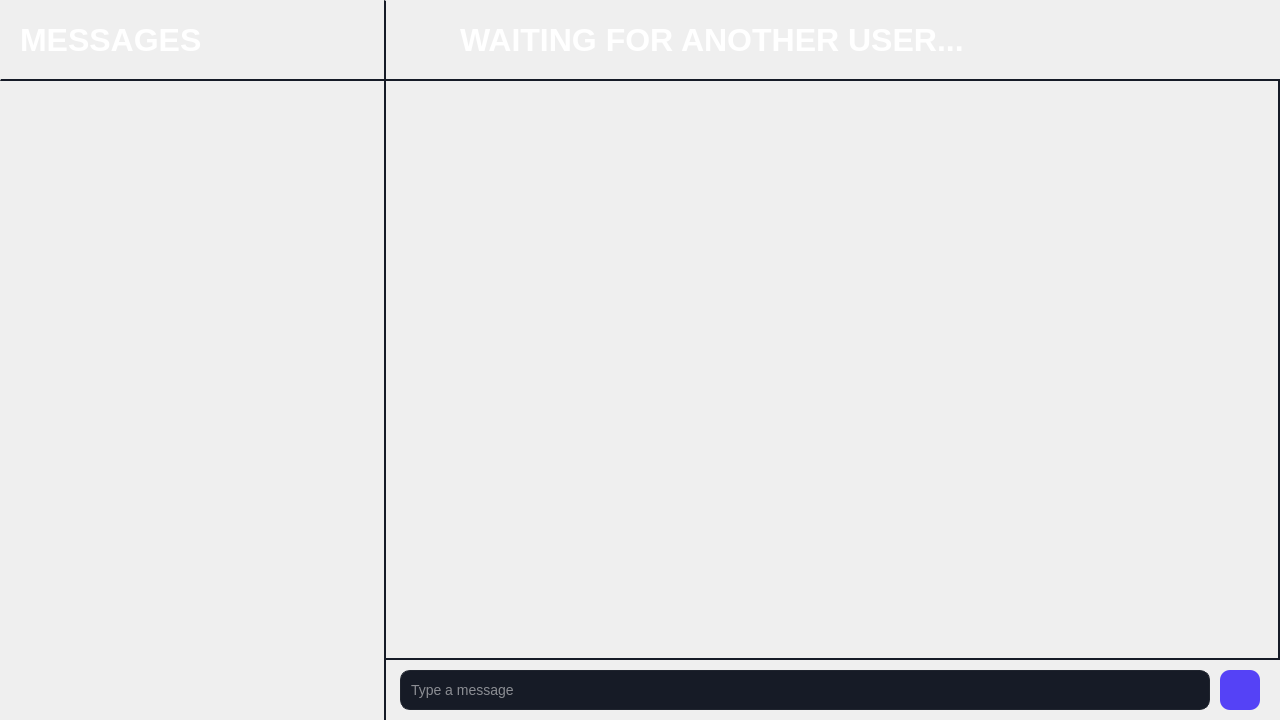
<?xml version="1.0" encoding="UTF-8"?>
<ui version="4.0">
 <class>Chat</class>
 <widget class="QWidget" name="Chat">
  <property name="geometry">
   <rect>
    <x>0</x>
    <y>0</y>
    <width>1280</width>
    <height>720</height>
   </rect>
  </property>
  <property name="sizePolicy">
   <sizepolicy hsizetype="Fixed" vsizetype="Fixed">
    <horstretch>0</horstretch>
    <verstretch>0</verstretch>
   </sizepolicy>
  </property>
  <property name="windowTitle">
   <string>Form</string>
  </property>
  <property name="styleSheet">
   <string notr="true">background-color: #0C111D;
/*background-color: white;</string>
  </property>
  <widget class="QScrollArea" name="scrollArea">
   <property name="geometry">
    <rect>
     <x>384</x>
     <y>79</y>
     <width>896</width>
     <height>581</height>
    </rect>
   </property>
   <property name="sizePolicy">
    <sizepolicy hsizetype="Preferred" vsizetype="Minimum">
     <horstretch>0</horstretch>
     <verstretch>0</verstretch>
    </sizepolicy>
   </property>
   <property name="focusPolicy">
    <enum>Qt::NoFocus</enum>
   </property>
   <property name="styleSheet">
    <string notr="true">/* ScrollArea */
QScrollArea {
    border: 2px solid #161B27;  /* Set border thickness and color */
    background-color: transparent;  /* Optional: Set background color to transparent */
}

/* Scrollbar background (track) */
QScrollBar:vertical {
    background-color: #161B27;  /* Dark background color for the scrollbar track */
    width: 8px;  /* Thinner width for the vertical scrollbar */
    margin: 0px;  /* Margin around the scrollbar */
    border: none; /* No border around the scrollbar */
}

QScrollBar:horizontal {
    background-color: #161B27;  /* Dark background color for the scrollbar track */
    height: 8px;  /* Thinner height for the horizontal scrollbar */
    margin: 0px;  /* Margin around the scrollbar */
    border: none; /* No border around the scrollbar */
}

/* Scrollbar handle (the draggable part) */
QScrollBar::handle:vertical {
    background-color: #969696;  /* Custom handle color */
    border-radius: 4px;  /* Rounded corners */
    min-height: 10px;  /* Reduce the minimum height to make the handle smaller */
    width: 6px;  /* Make the handle thinner */
}

QScrollBar::handle:horizontal {
    background-color: #969696;  /* Custom handle color */
    border-radius: 4px;  /* Rounded corners */
    min-width: 10px;  /* Reduce the minimum width to make the handle smaller */
    height: 6px;  /* Make the handle thinner */
}

/* Scrollbar handle on hover */
QScrollBar::handle:vertical:hover, QScrollBar::handle:horizontal:hover {
    background-color: #b0b0b0;  /* Slightly lighter color when hovered */
}

/* Scrollbar handle when pressed */
QScrollBar::handle:vertical:pressed, QScrollBar::handle:horizontal:pressed {
    background-color: #828282;  /* Darker color when pressed */
}

/* Top and bottom buttons (arrows) */
QScrollBar::add-line, QScrollBar::sub-line {
    background: none;  /* No arrows */
    border: none;
    width: 0px;
    height: 0px;
}
</string>
   </property>
   <property name="widgetResizable">
    <bool>true</bool>
   </property>
   <widget class="QWidget" name="scrollAreaWidgetContents">
    <property name="geometry">
     <rect>
      <x>0</x>
      <y>0</y>
      <width>892</width>
      <height>577</height>
     </rect>
    </property>
   </widget>
  </widget>
  <widget class="QLabel" name="chat_label">
   <property name="geometry">
    <rect>
     <x>460</x>
     <y>20</y>
     <width>801</width>
     <height>40</height>
    </rect>
   </property>
   <property name="styleSheet">
    <string notr="true">QLabel {
    color: white;  /* Text color */
    font-size: 32px;  /* Font size */
	font-weight: bold;  /* Make the font bold */
	background-color: transparent;  /* Transparent background */
}
</string>
   </property>
   <property name="text">
    <string>WAITING FOR ANOTHER USER...</string>
   </property>
  </widget>
  <widget class="QLabel" name="label_2">
   <property name="geometry">
    <rect>
     <x>400</x>
     <y>20</y>
     <width>40</width>
     <height>40</height>
    </rect>
   </property>
   <property name="styleSheet">
    <string notr="true">QLabel {
	image: url(:/icons/ui/icons/user_profile.png);
	background-color: transparent;
}</string>
   </property>
   <property name="text">
    <string/>
   </property>
   <property name="scaledContents">
    <bool>true</bool>
   </property>
  </widget>
  <widget class="Line" name="line">
   <property name="geometry">
    <rect>
     <x>384</x>
     <y>0</y>
     <width>20</width>
     <height>80</height>
    </rect>
   </property>
   <property name="styleSheet">
    <string notr="true">#line {
    background-color: transparent; /* Transparent background */
    border-left: 2px solid #161B27; /* Vertical line with thickness 3px and color white */
}
</string>
   </property>
   <property name="orientation">
    <enum>Qt::Vertical</enum>
   </property>
  </widget>
  <widget class="Line" name="line_2">
   <property name="geometry">
    <rect>
     <x>384</x>
     <y>659</y>
     <width>20</width>
     <height>65</height>
    </rect>
   </property>
   <property name="styleSheet">
    <string notr="true">#line_2 {
    background-color: transparent; /* Transparent background */
    border-left: 2px solid #161B27; /* Vertical line with thickness 3px and color white */
}
</string>
   </property>
   <property name="orientation">
    <enum>Qt::Vertical</enum>
   </property>
  </widget>
  <widget class="QLineEdit" name="message_input">
   <property name="geometry">
    <rect>
     <x>400</x>
     <y>670</y>
     <width>810</width>
     <height>40</height>
    </rect>
   </property>
   <property name="styleSheet">
    <string notr="true">QLineEdit {
    background-color: #161B26; /* Background color for the input box */
    border: 1px solid #1F242E; /* Border color */
    border-radius: 10px; /* Rounded corners */
    padding: 8px; /* Padding inside the input box */
    color: white; /* Text color */
    font-size: 14px; /* Font size */
}

QLineEdit:focus {
    border: 1px solid #5542F6; /* Border color when focused */
}
</string>
   </property>
   <property name="placeholderText">
    <string>Type a message</string>
   </property>
  </widget>
  <widget class="QPushButton" name="send_button">
   <property name="geometry">
    <rect>
     <x>1220</x>
     <y>670</y>
     <width>40</width>
     <height>40</height>
    </rect>
   </property>
   <property name="styleSheet">
    <string notr="true">QPushButton {
	background-color: #5542F6;
	background-position: center;  /* Center the image */
    	background-repeat: no-repeat;  /* Prevent image from repeating */
    	border-radius: 10px;  /* Rounded corners */
    	padding: 10px;  /* Padding around text */
}

QPushButton:hover {
	background-color: #5F4FF7;
	border-radius: 10px;  /* Rounded corners */
	padding: 10px;  /* Padding around text */
}</string>
   </property>
   <property name="text">
    <string/>
   </property>
  </widget>
  <widget class="QLabel" name="send_icon">
   <property name="enabled">
    <bool>false</bool>
   </property>
   <property name="geometry">
    <rect>
     <x>1230</x>
     <y>680</y>
     <width>20</width>
     <height>20</height>
    </rect>
   </property>
   <property name="styleSheet">
    <string notr="true">QLabel {
	image: url(:/icons/ui/icons/send.png);
	background-color: transparent;
}</string>
   </property>
   <property name="text">
    <string/>
   </property>
   <property name="scaledContents">
    <bool>true</bool>
   </property>
  </widget>
  <widget class="Line" name="line_3">
   <property name="geometry">
    <rect>
     <x>0</x>
     <y>61</y>
     <width>385</width>
     <height>20</height>
    </rect>
   </property>
   <property name="styleSheet">
    <string notr="true">#line_3 {
    background-color: transparent; /* Transparent background */
    border-bottom: 2px solid #161B27; /* Vertical line with thickness 3px and color white */
}</string>
   </property>
   <property name="orientation">
    <enum>Qt::Horizontal</enum>
   </property>
  </widget>
  <widget class="QLabel" name="label_3">
   <property name="geometry">
    <rect>
     <x>20</x>
     <y>20</y>
     <width>271</width>
     <height>40</height>
    </rect>
   </property>
   <property name="styleSheet">
    <string notr="true">QLabel {
    color: white;  /* Text color */
    font-size: 32px;  /* Font size */
	font-weight: bold;  /* Make the font bold */
	background-color: transparent;  /* Transparent background */
}
</string>
   </property>
   <property name="text">
    <string>MESSAGES</string>
   </property>
  </widget>
 </widget>
 <tabstops>
  <tabstop>scrollArea</tabstop>
  <tabstop>message_input</tabstop>
  <tabstop>send_button</tabstop>
 </tabstops>
 <resources>
  <include location="../ui.qrc"/>
 </resources>
 <connections/>
</ui>
